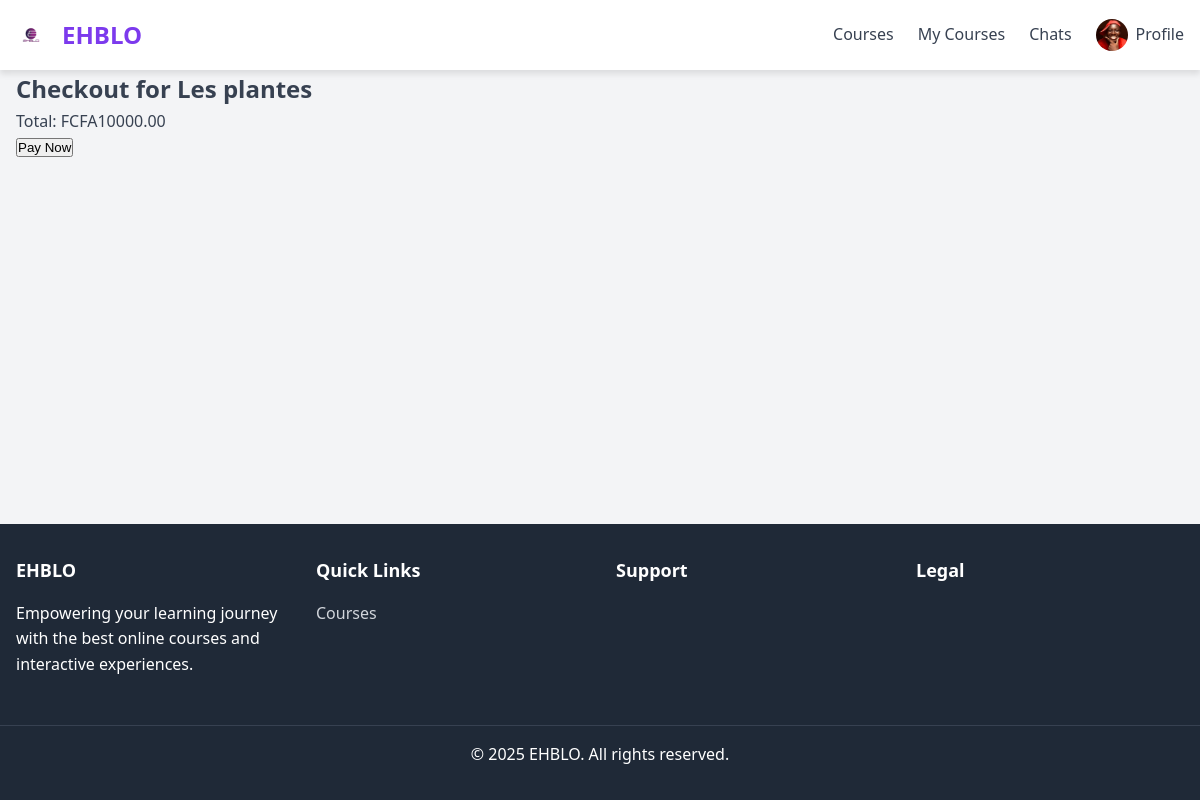
/payments/checkout/8/ (signed in), run on the app's committed database.
### users/models.py (models this page shows, shortened)
class CustomUser(AbstractUser):
    USER_TYPE_CHOICES = (
        ('student', 'Student'),
        ('teacher', 'Teacher'),
        ('admin', 'Administrator'),
    )
    PEDAGOGIC_LEVEL_CHOICES = (
        ('primaire', 'Prinmaire'),
        ('secondaire', 'Secondaire'),
        ('universitaire', 'Universitaire'),
        ('personnel', 'Personnel'),
    )
    GENDER_CHOICES = (
        ('M', 'Male'),
        ('F', 'Female'),
        ('O', 'Other'),
    )
    user_type = models.CharField(max_length=20, choices=USER_TYPE_CHOICES, default='student')
    pedagogic_level = models.CharField(max_length=20, choices=PEDAGOGIC_LEVEL_CHOICES)
    bio = models.TextField(blank=True)
    profile_picture = models.ImageField(upload_to='profile_pics/', blank=True)
    phone_number = models.CharField(max_length=20, blank=True)
    country = models.CharField(max_length=100, blank=True)
    interests = models.ManyToManyField(Subject, blank=True)
    gender = models.CharField(max_length=1, choices=GENDER_CHOICES, blank=True)
    birth_date = models.DateField(null=True, blank=True)

### courses/models.py (models this page shows, shortened)
class Course(models.Model):
    instructor = models.ForeignKey(settings.AUTH_USER_MODEL,
                                   on_delete=models.CASCADE,
                                   related_name='courses_created',
                                   limit_choices_to={'user_type': 'instructor'})
    subject = models.ForeignKey(Subject,
                                 on_delete=models.CASCADE,
                                 related_name='courses')
    title = models.CharField(max_length=250)
    slug = models.SlugField(max_length=250, unique=True, blank=True)
    overview = models.TextField()
    created = models.DateTimeField(auto_now_add=True)
    updated = models.DateTimeField(auto_now=True)
    price = models.DecimalField(max_digits=10, decimal_places=2, default=0.00) # 0 for free courses
    is_published = models.BooleanField(default=False)
    tags = TaggableManager(blank=True)
    image = models.ImageField(upload_to='course_thumbnails/', null=True, blank=True)
    class Meta:
        ordering = ('-created',)

### payments/views.py (the view, shortened to what this page needs)
# urls.py: path('checkout/<int:course_id>/', views.checkout_view, name='checkout'),
@login_required
def checkout_view(request, course_id):
    course = get_object_or_404(Course, id=course_id, is_published=True)
    if request.user.user_type != 'student':
        messages.error(request, "Only students can purchase courses.")
        return redirect('course_detail', pk=course.id, slug=course.slug)
    if Enrollment.objects.filter(student=request.user, course=course).exists():
        messages.info(request, "You are already enrolled in this course.")
        return redirect('my_courses')
    if course.price == 0:
        messages.info(request, "This is a free course. Please use the enroll button.")
        return redirect('course_detail', pk=course.id, slug=course.slug)
    context = {
        'course': course,
        'stripe_public_key': settings.STRIPE_PUBLIC_KEY,
    }
    return render(request, 'payments/checkout.html', context)

### payments/templates/payments/checkout.html (shortened to what this page needs)
{% extends "base.html" %}
{% load static %}
{% block content %}
<div class="max-w-2xl mx-auto bg-white p-8 rounded-lg shadow-md mt-10">
    <h2 class="text-3xl font-bold text-center text-blue-600 mb-6">Checkout for {{ course.title }}</h2>
    <p class="text-xl text-center text-gray-800 mb-6">
        Total: <span class="font-bold">FCFA{{ course.price }}</span>
    </p>
    <form id="payment-form">
        <button id="submit" class="w-full bg-blue-600 text-white p-3 rounded-lg font-semibold hover:bg-blue-700 transition duration-300">
            <span id="button-text">Pay Now</span>
        </button>
    </form>
</div>
{% endblock %}

### templates/base.html (shortened to what this page needs)
<!DOCTYPE html>
<html lang="en">
<head>
    <link rel="stylesheet" href="https://cdnjs.cloudflare.com/ajax/libs/font-awesome/6.0.0/css/all.min.css">
</head>
<body>
    <nav class="desktop-nav">
        <div class="logo-container">
            <img src="/static/images/logo.png" alt="EHBLO Logo" class="logo-img">
            EHBLO
        </div>
        <div class="nav-links">
            <a href="/" class="nav-link">Courses</a>
            {% if user.is_authenticated %}
                <a href="{% url 'my_courses' %}" class="nav-link">My Courses</a>
                <a href="{% url 'my_chats' %}" class="nav-link">Chats</a>
                <div class="profile-container">
                    <div class="profile-toggle">
                        {% if user.profile_picture %}
                            <img src="{{ user.profile_picture.url }}" alt="Profile" class="profile-img">
                        {% else %}
                            <div class="profile-default">U</div>
                        {% endif %}
                        <span>Profile</span>
                    </div>
                </div>
            {% else %}
                <a href="{% url 'login' %}" class="nav-link">Login</a>
                <a href="{% url 'signup' %}" class="btn btn-primary">Sign Up</a>
            {% endif %}
        </div>
    </nav>
    <main class="container">
        {% block content %}
        {% endblock %}
    </main>
    <footer>
        <div class="footer-grid">
            <div class="footer-section">
                <h3>EHBLO</h3>
                <p>Empowering your learning journey with the best online courses and interactive experiences.</p>
            </div>
            <div class="footer-section">
                <h3>Quick Links</h3>
                <ul class="footer-links">
                    <li><a href="{% url 'my_courses' %}">Courses</a></li>
                </ul>
            </div>
            <div class="footer-section">
                <h3>Support</h3>
            </div>
            <div class="footer-section">
                <h3>Legal</h3>
            </div>
        </div>
        <div class="footer-copyright">
            <p>&copy; {% now "Y" %} EHBLO. All rights reserved.</p>
        </div>
    </footer>
</body>
</html>

### templates/base.html (style rules this page uses)
:root { --primary-color: #7c3aed; --primary-hover: #6d28d9; --secondary-color: #f3f4f6; --text-color: #374151; --text-light: #6b7280; --white: #ffffff; --danger: #dc2626; --danger-hover: #b91c1c; --success: #10b981; --warning: #f59e0b; --info: #3b82f6; --shadow: 0 4px 6px rgba(0, 0, 0, 0.1); --shadow-md: 0 6px 12px rgba(0, 0, 0, 0.15); --rounded: 0.5rem; --rounded-full: 9999px; }
* { margin: 0; padding: 0; box-sizing: border-box; }
body { font-family: 'Segoe UI', Tahoma, Geneva, Verdana, sans-serif; color: var(--text-color); background-color: var(--secondary-color); display: flex; flex-direction: column; min-height: 100vh; line-height: 1.6; }
a { text-decoration: none; color: inherit; }
img { max-width: 100%; height: auto; }
.container { width: 100%; max-width: 1200px; margin: 0 auto; padding: 0 1rem; }
.desktop-nav { display: none; background-color: var(--white); box-shadow: var(--shadow); padding: 1rem; justify-content: space-between; align-items: center; }
.logo-container { display: flex; align-items: center; font-size: 1.5rem; font-weight: bold; color: var(--primary-color); }
.logo-img { height: 30px; width: 30px; margin-right: 1rem; }
.nav-links { display: flex; gap: 1.5rem; align-items: center; }
.nav-link { color: var(--text-color); transition: color 0.3s; }
.profile-container { position: relative; }
.profile-toggle { display: flex; align-items: center; gap: 0.5rem; cursor: pointer; }
.profile-img { width: 32px; height: 32px; border-radius: var(--rounded-full); object-fit: cover; }
main { flex: 1; margin-bottom: 80px; padding: 2rem 0; }
footer { background-color: #1f2937; color: var(--white); padding: 2rem 0; }
.footer-grid { display: grid; grid-template-columns: repeat(1, 1fr); gap: 2rem; padding: 0 1rem; }
.footer-section h3 { font-size: 1.125rem; font-weight: 600; margin-bottom: 1rem; }
.footer-section p { margin-bottom: 1rem; }
.footer-links { list-style: none; }
.footer-links li { margin-bottom: 0.5rem; }
.footer-links a { color: #d1d5db; transition: color 0.3s; }
.footer-copyright { text-align: center; margin-top: 2rem; padding-top: 1rem; border-top: 1px solid #374151; }
@media (min-width: 768px) { .desktop-nav { display: flex; } }
@media (min-width: 768px) { .footer-grid { grid-template-columns: repeat(4, 1fr); max-width: 1200px; margin: 0 auto; } }
@media (min-width: 768px) { main { margin-bottom: 0; } }

### data on the page
CustomUser: profile_picture (picture)
Course: title "Les plantes", price "10000.00"
